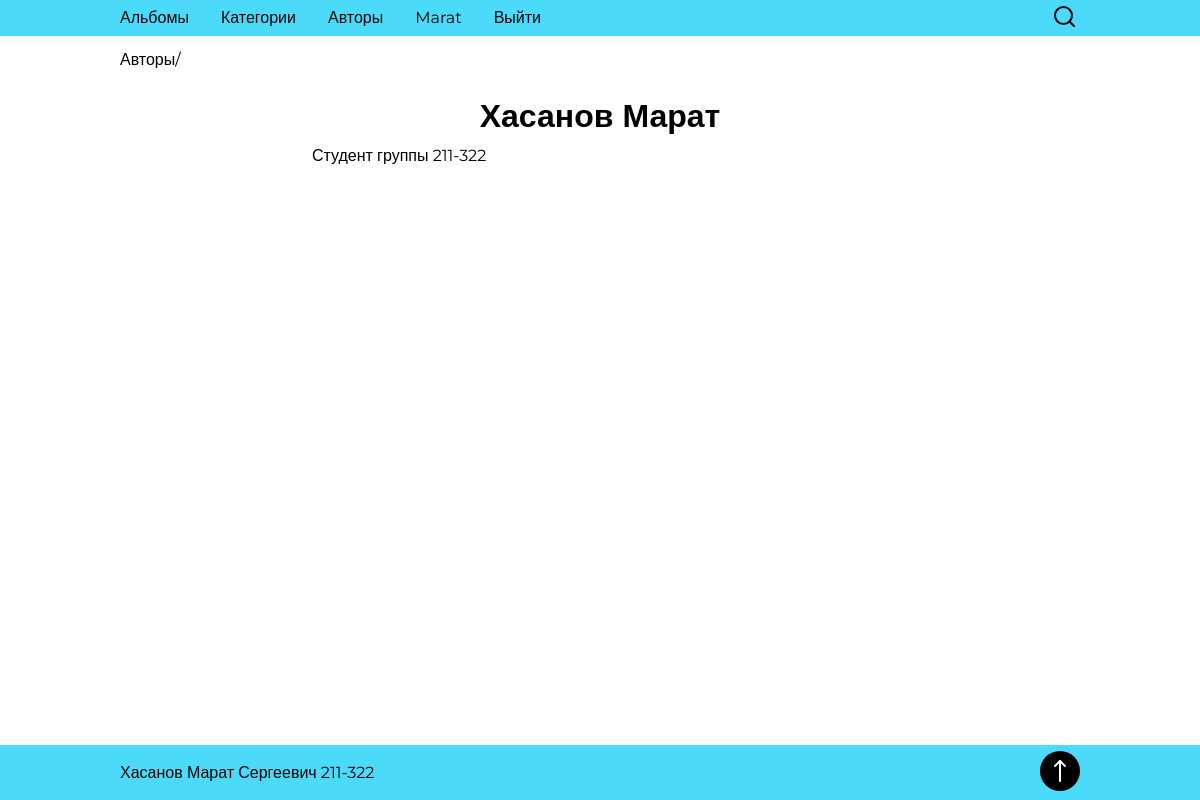
Screenshot of /authors/3 (signed in) with the database file from the repository.
### authentication/models.py (models this page shows, shortened)
class User(AbstractBaseUser, PermissionsMixin):
    email = models.EmailField(verbose_name="Email", unique=True)
    first_name = models.CharField(verbose_name="Имя", max_length=255)
    last_name = models.CharField(verbose_name="Фамилия", max_length=255)
    photo = models.ImageField(verbose_name="Аватарка", upload_to="users/photos", default="../static/images/avatar-placeholder.svg")
    bio = models.TextField(verbose_name="О себе", blank=True)
    is_active = models.BooleanField(verbose_name='Активирован', default=True)
    is_staff = models.BooleanField(verbose_name='Персонал', default=False)
    is_superuser = models.BooleanField(verbose_name='Администратор', default=False)
    USERNAME_FIELD = 'email'
    REQUIRED_FIELDS = ['first_name', 'last_name']
    objects = UserManager()
    class Meta:
        verbose_name = 'Пользователь'
        verbose_name_plural = 'Пользователи'

### author/models.py (models this page shows, shortened)
class Author(models.Model):
    nickname = models.CharField(verbose_name="Никнейм", max_length=255)
    bio = models.TextField(verbose_name="О авторе", blank=True)
    class Meta:
        verbose_name = "Автор"
        verbose_name_plural = "Авторы"

### author/views.py (the view)
# urls.py: path('<int:author_id>', views.author, name='author'),
@login_required
def author(request, author_id):
    author = get_object_or_404(Author, id=author_id)
    context = {
        'author': author,
    }
    return render(request, 'author/author.html', context)

### author/templates/author/author.html
{% extends 'base.html' %}
{% block content %}
  <div class="main__header">
    <div class="main__bread bread">
      <a href="{% url 'authors' %}" class="bread__link">Авторы/</a>
    </div>
  </div>
  <h1 class="main__title">{{ author.nickname }}</h1>
  <p class="main__description">{{ author.bio }}</p>
{% endblock %}

### templates/base.html (shortened to what this page needs)
{% load static %}
<!DOCTYPE html>
<html lang="en">
<head>
  <link rel="stylesheet" type="text/css" href="{% static 'css/reset.css' %}">
  <link rel="stylesheet" type="text/css" href="{% static 'css/style.css' %}">
</head>
<body class="body" id="body">
  <header class="header">
    <div class="header__wrapper">
      <nav class="header__nav nav">
        <ul class="nav__list">
          <li class="nav__item">
            <a href="{% url 'index' %}" class="nav__link">
              Альбомы
            </a>
          </li>
          <li class="nav__item">
            <a href="{% url 'categories' %}" class="nav__link">
              Категории
            </a>
          </li>
          <li class="nav__item">
            <a href="{% url 'authors' %}" class="nav__link">
              Авторы
            </a>
          </li>
          {% if user.first_name %}
            <li class="nav__item">
              <a href="{% url 'profile' %}" class="nav__link">
                {{ user.first_name }}
              </a>
            </li>
            <li class="nav__item">
              <a href="{% url 'logout' %}" class="nav__link">
                Выйти
              </a>
            </li>
          {% endif %}
        </ul>
      </nav>
      <form class="header__search search" method="POST">
        <a href="#" class="search__start" aria-label="Поиск по странице">
        </a>
      </form>
    </div>
  </header>
  <main class="main">
      {% block content %}
      {% endblock content %}
  </main>
  <footer class="footer">
    <div class="footer__wrapper">
      <p class="footer__fio">
        Хасанов Марат Сергеевич 211-322
      </p>
      <a href="#body" class="footer__link" aria-label="Вернуться к началу">
        <svg width="40" height="40" xmlns="http://www.w3.org/2000/svg">
          <circle cx="20" cy="20" r="20" fill="black"/>
          <g stroke="white" stroke-width="2" stroke-linecap="round">
            <line x1="20" x2="20" y1="10" y2="30" />
            <line x1="15" x2="20" y1="15" y2="10" />
            <line x1="25" x2="20" y1="15" y2="10" />
          </g>
        </svg>
      </a>
    </div>
  </footer>
</body>
</html>

### static/css/style.css (style rules this page uses)
.nav { position: relative; }
.nav__list { display: flex; top: -7em; position: absolute; margin-left: 2em; flex-direction: column; list-style: none; transition: top 0.4s; }
.nav__link { padding: 0.5em 1em; border: none; border-radius: 5px; transition: color 0.2s, background-color 0.2s; }
.search { display: flex; align-items: center; position: relative; }
.search__start { position: absolute; right: 5px; }
.header { background-color: #4CDAFA; transition: padding-bottom 0.4s; }
.header__wrapper { margin: 10px 2%; display: flex; justify-content: space-between; align-items: center; }
@media (min-width: 500px) { .header__wrapper { margin: 10px 5%; } }
@media (min-width: 610px) { .nav__list { position: static; margin-left: -1em; flex-direction: row; } }
@media (min-width: 700px) { .header__wrapper { margin: 10px 10%; } }
:root { font-size: 16px; font-family: "Montserrat", sans-serif; }
a { color: black; text-decoration: none; }
html, body { height: 100%; }
body { display: flex; flex-direction: column; }
.main { flex: 1 0 auto; display: flex; flex-direction: column; margin: 0 10%; }
.main__title { font-size: 2em; margin: 1em 0 0 0; font-weight: bold; text-align: center; }
.main__description { margin: 1em auto; width: 60%; }
.main__header { display: flex; flex-direction: column; margin-top: 1em; }
.main__bread { display: inline; position: relative; }
@media (min-width: 560px) { .main__header { flex-direction: row; } }
.footer { margin-top: 50px; height: 55px; flex: 0 0 auto; display: flex; background-color: #4CDAFA; }
.footer__wrapper { margin: 10px 2%; width: 100%; display: flex; align-items: center; justify-content: space-between; }
.footer__fio { width: 100%; }
@media (min-width: 500px) { .footer__wrapper { margin: 10px 5%; } }
@media (min-width: 700px) { .footer__wrapper { margin: 10px 10%; } }

### rows the page displays
User: first_name "Marat"
Author: nickname "Хасанов Марат", bio "Студент группы 211-322"
